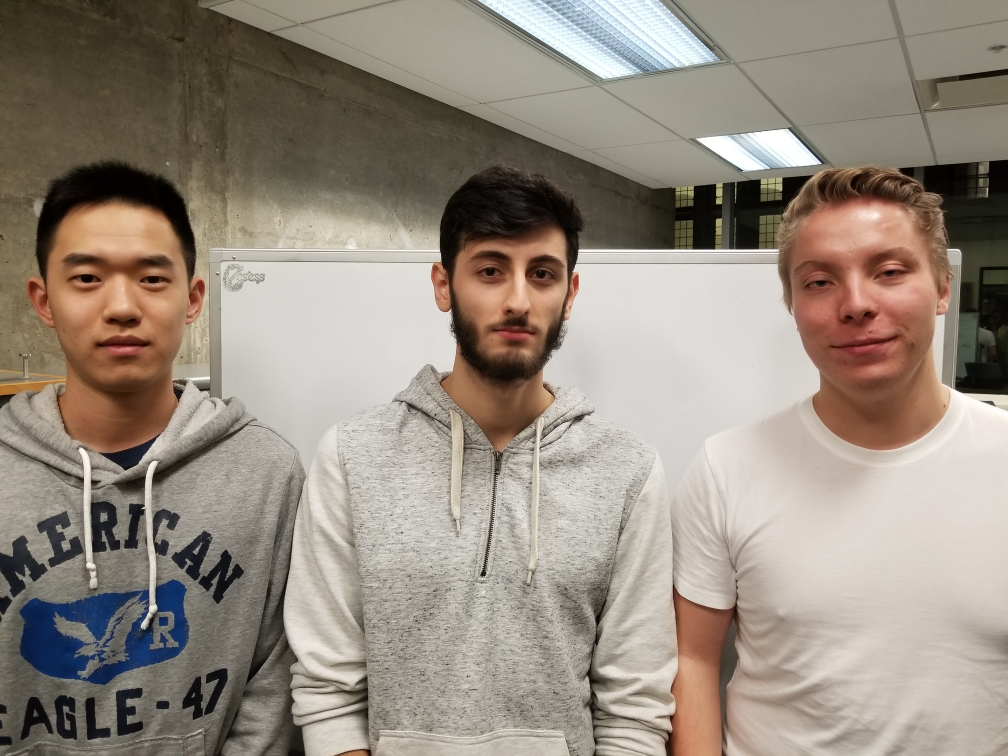
#> input picture assignment4/dataset/test/group.jpg, 4032 x 3024 px (shown at 1/4 size)
$ python py.py
#> lines starting #> are read from the running program, lines starting #| are printed output that depends on the picture
import os
import cv2
import math
import numpy as np
import matplotlib.pyplot as plt
from sklearn.decomposition import PCA
from sklearn.model_selection import train_test_split as tts

def plotFigures(figures, size=5):
    """
    :param figures: List of figures to plot
    :param title: Title to give to the figures
    :param size: Width size of the grid
    """

    for img_set, images in figures.items():
        plt.figure(figsize=(15, 15))
        for i, img in enumerate(images, 1):
            plt.subplot(size, size, i), plt.imshow(img, 'gray')
            plt.title(f'{img_set} - {i}'), plt.axis('off')
        plt.show()


test_path = 'dataset/test/group.jpg'
train_path = 'dataset/train/'

# Detect all faces in group picture
face_cascade = cv2.CascadeClassifier(os.path.join(cv2.data.haarcascades, 'haarcascade_frontalface_default.xml'))
group = cv2.imread(test_path, cv2.IMREAD_GRAYSCALE)
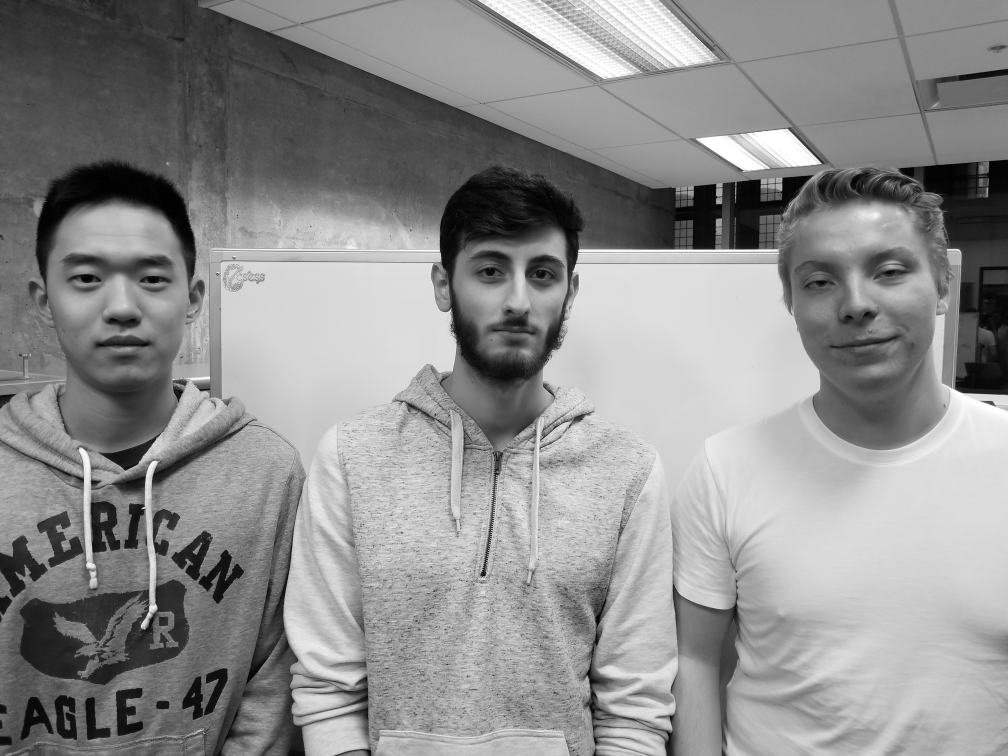
#> group: shape (3024, 4032) (shown at 1/4 size); min 0, max 255, mean 141.6
group_faces = face_cascade.detectMultiScale(group, 1.2, 4)
#> group_faces = [[327, 2257, 70, 70], [1753, 850, 625, 625], [121, 821, 736, 736], [3052, 803, 748, 748]]

# Draw a box around each detected face
group_copy = group.copy()
for (x, y, w, h) in group_faces:
    cv2.rectangle(group_copy, (x, y), (x+w, y+h), (125, 125, 125), 5)
#> this loop made 4 passes

# Display test image
plt.figure(figsize=(30, 15))
plt.title("Group Picture with Detected Faces")
plt.imshow(group_copy, 'gray'), plt.axis('off')
plt.show()

# Read all training images
X, Y = [], []
train_sets = {}
size = (128, 128)
for img_set in os.listdir(train_path):
    images = []
    for img in os.listdir(os.path.join(train_path, img_set)):
        face = cv2.imread(os.path.join(train_path, img_set, img), cv2.IMREAD_GRAYSCALE)
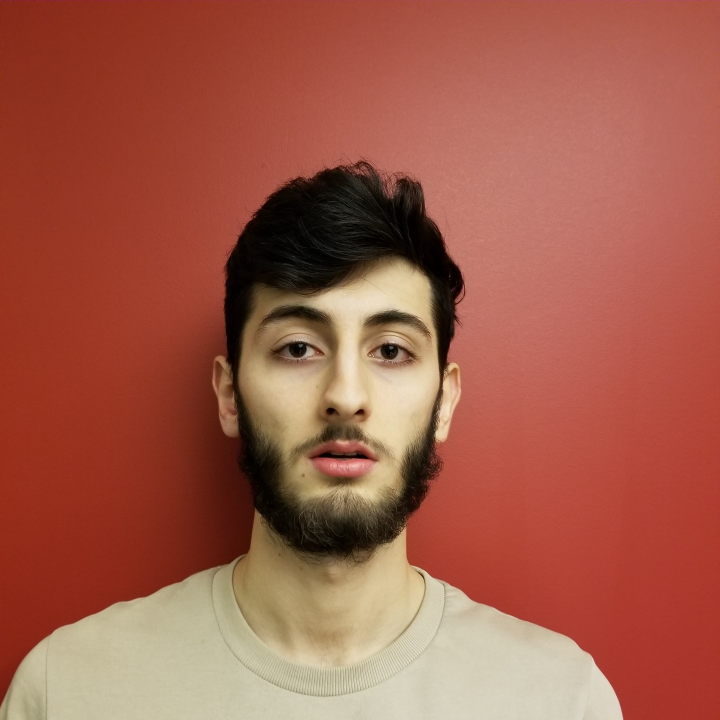
#> input picture assignment4/dataset/train/abbas/20181121_171459.jpg, 2160 x 2160 px (shown at 1/3 size)
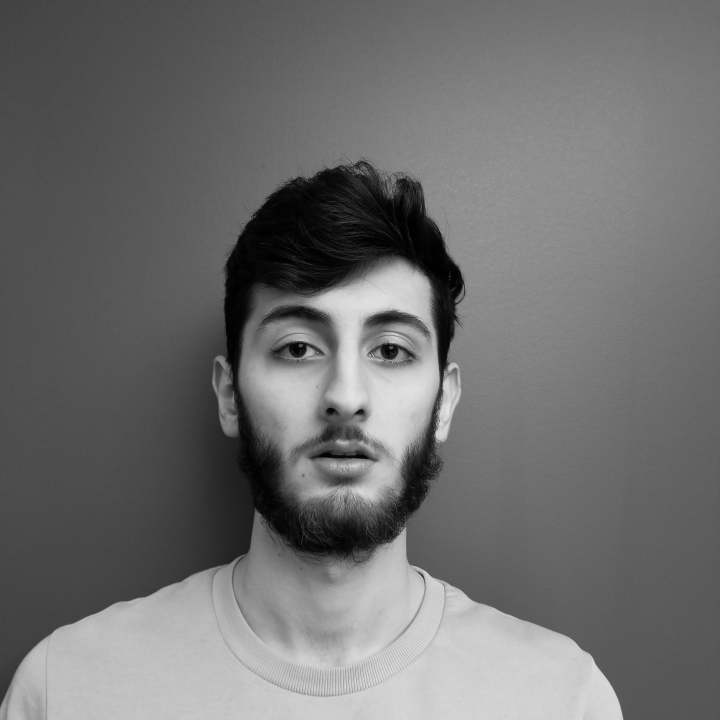
#> face: shape (2160, 2160) (shown at 1/3 size); min 0, max 248, mean 111.4
        p = face_cascade.detectMultiScale(face, 1.05, 15)
#> p = [[621, 720, 821, 821]]
        if len(p):
            x, y, w, h = p[0]
#> x = 621; y = 720; w = 821; h = 821
            face = face[y:y+h, x:x+w]
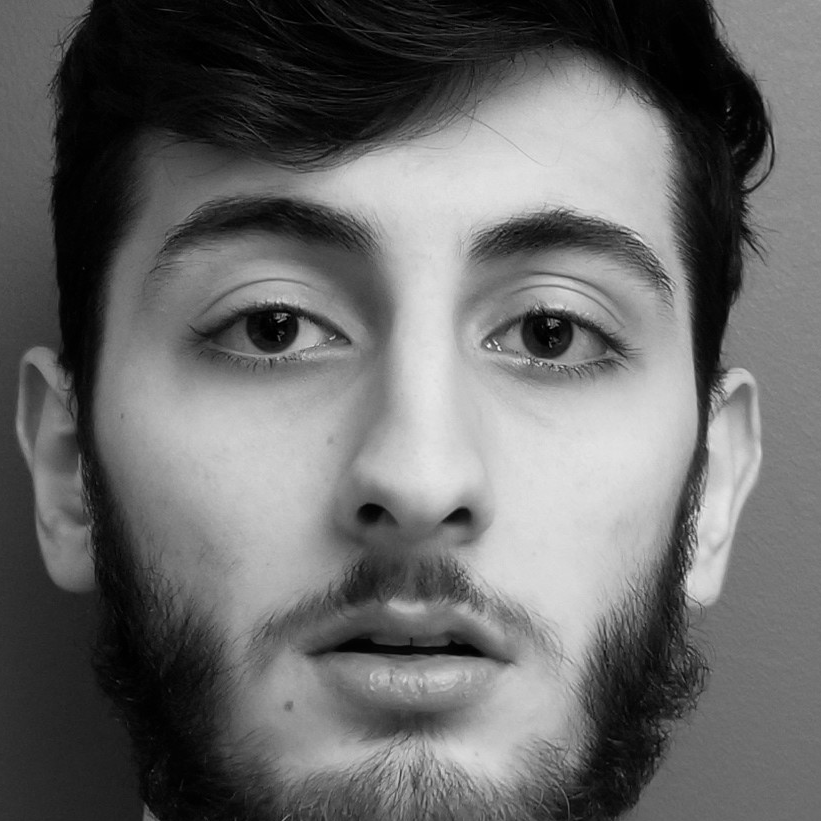
#> face: shape (821, 821); min 0, max 248, mean 105.3
        face = cv2.resize(face, size)
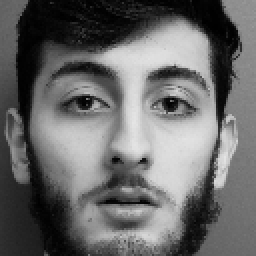
#> face: shape (128, 128) (shown 2 times larger); min 0, max 229, mean 105.2
        images.append(face)
        X.append(face), Y.append(img_set)
    train_sets[img_set] = images

# Display training images
plotFigures(train_sets)
#> the loop in plotFigures, `for img_set, images in figures.items():` made 1 pass
#> pass 1, in plotFigures, `plt.show()`:
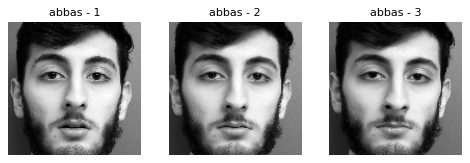
#> figure drawn by matplotlib, 3 panels


##################################################

# Split the data using train_test_split
X_train, X_test, Y_train, Y_test = tts(X, Y, train_size=2/3)

X_train = np.array(X_train)
X_test = np.array(X_test)
Y_train = np.array(Y_train)
Y_test = np.array(Y_test)

X_train = X_train.reshape(X_train.shape[0], -1)
X_test = X_test.reshape(X_test.shape[0], -1)

pca = PCA(n_components=2)
X_train_pca = pca.fit_transform(X_train)

# Using the object, transform the test set
X_test_pca = pca.transform(X_test)

# Print the shape of the transformed data
print(X_train_pca.shape)
#| (2, 2)

# Get the variance explained by every principal component
print(pca.explained_variance_ratio_)

for c in train_sets.keys():
    x_cls = X_train_pca[Y_train == c, :]
    plt.scatter(x_cls[:,0], x_cls[:,1])

plt.show()
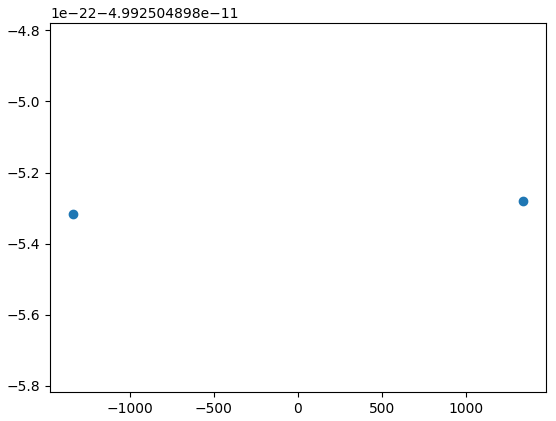
#> figure drawn by matplotlib, 1 panel
